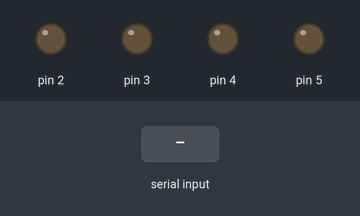
This sketch was run on a simulated Arduino Uno, built with avr-gcc and run on an emulated ATmega328P. Shown: output pins drawn as LEDs (lit = HIGH). The test bench sets the inputs (shaded band).

Above: at 1.2 s.
1.3 s: "90,45\n" received over Serial
At 2.0 s:
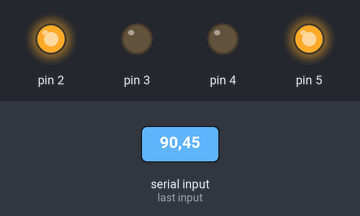
At 5.7 s:
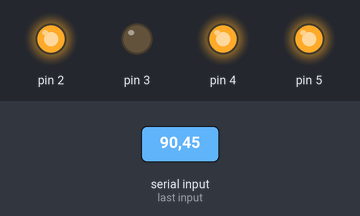
5.8 s: "30,150\n" received over Serial
At 7.8 s:
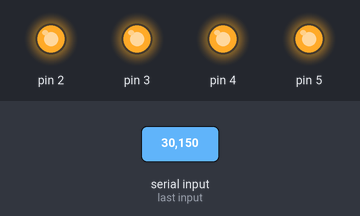
Timing chart, 0 to 12.8 s (numbered marks = the images above; inputs shaded):
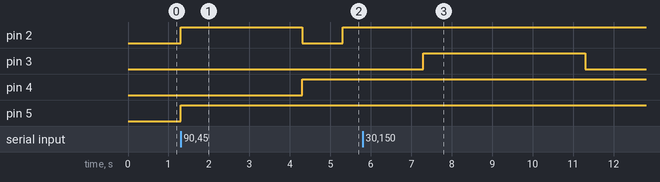

Measured:
- after the input at 1.3 s, pin 2: LOW → HIGH at once, → LOW 3.0 s later, → HIGH 1.0 s later; pin 4: LOW → HIGH after 3.0 s; pin 5: LOW → HIGH at once
- after the input at 5.8 s, pin 3: LOW → HIGH after 1.5 s, → LOW 4.0 s later

The sketch:

number.ino
```cpp
void setup() {
  // put your setup code here, to run once:
  pinMode(2,OUTPUT);
  pinMode(3,OUTPUT);
  pinMode(4,OUTPUT);
  pinMode(5,OUTPUT);

  Serial.begin(9600);
}

int input;
int output=0;
int i=0;


void loop() {
  // put your main code here, to run repeatedly:
  if(Serial.available()>0)
  {
    input=Serial.read();
    input=input-48;

    while(input>0)
    {
      output=input%2;
      digitalWrite(2+i,output);
      input=input/2;
      i++;
      }
    i=0;
    delay(1000);

    }
}
```
